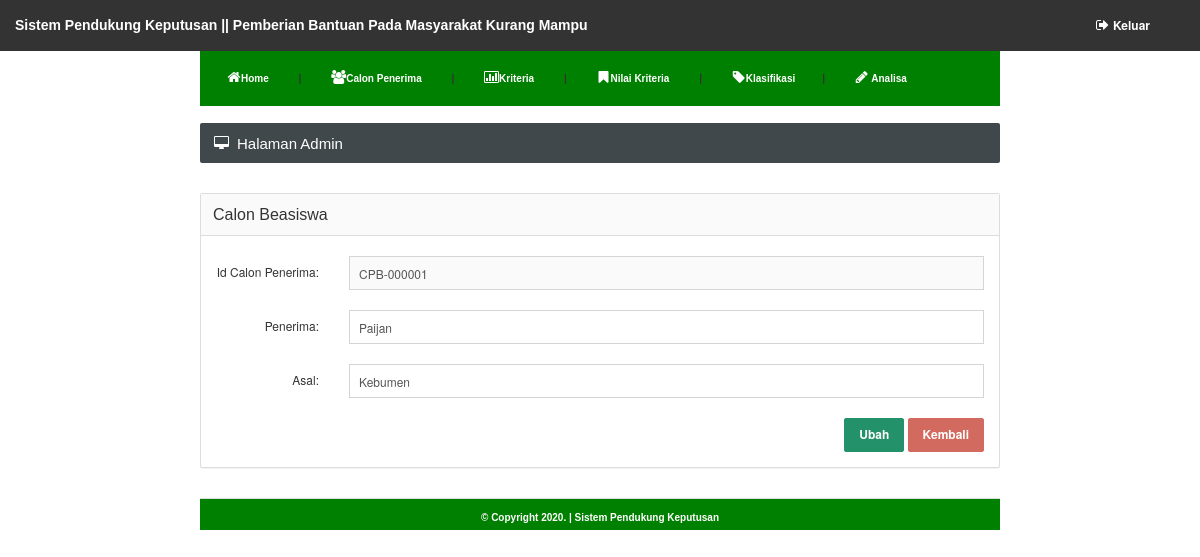
The page /admin/calon_penerima_edit.php?id_penerima=CPB-000001 (signed in) on the database its author committed.
### tables this page shows
CREATE TABLE `penerima` (
  `id_penerima` varchar(10) NOT NULL,
  `nama_penerima` varchar(100) DEFAULT NULL,
  `asal` text
);

### admin/calon_penerima_edit.php (the view, shortened to what this page needs)
<?php
include "head.php";
?>
			<?php include "menu.php"; ?>
			</div>
		<br />
		<div id="content">
			<div class="page-title">
				<h5><i class="fa fa-desktop"></i> Halaman Admin</h5>
			</div>
<?php
$id_penerima = $_GET['id_penerima'];
$query = mysqli_query($konek,"SELECT * FROM penerima WHERE id_penerima='$id_penerima'");
$dataku = mysqli_fetch_array($query);
?>
			<form class="form-horizontal" action="calon_penerima_edit.php" method="post" role="form">
				<div class="panel panel-default">
					<div class="panel-heading"><h6 class="panel-title">Calon Beasiswa</h6></div>
					<div class="panel-body">
						<div class="form-group">
							<label class="col-sm-2 control-label text-right">Id Calon Penerima:</label>
							<div class="col-sm-10">
								<input type="text" name="id_penerima" readonly="" value="<?php echo $dataku['id_penerima']; ?>" class="form-control" required>
							</div>
						</div>
						<div class="form-group">
							<label class="col-sm-2 control-label text-right">Penerima:</label>
							<div class="col-sm-10">
								<input type="text" name="nama_penerima" value="<?php echo $dataku['nama_penerima']; ?>" required class="form-control">
							</div>
						</div>
						<div class="form-group">
							<label class="col-sm-2 control-label text-right">Asal:</label>
							<div class="col-sm-10">
								<input type="text" name="asal" value="<?php echo $dataku['asal']; ?>" required class="form-control">
							</div>
						</div>
					<div class="form-action text-right">
						<input type="submit" name="ubah" value="Ubah" class="btn btn-success">
						<input type="button" name="kembali" value="Kembali" onClick="javascript:history.back()" class="btn btn-danger">
					</div>
				</div>
			</div>
			</form>
<?php include "footer.php"; ?>

### images/style.css (style rules this page uses)
body { margin-top: 0px; margin-left: 0px; margin-right: 0px; margin-bottom: 0px; }
#content { width: 800px; }

### css/brain-theme.css (style rules this page uses)
html { height: 100%; }
body { background: url(../images/interface/background.png) repeat; font-size: 12px; min-height: 100%; position: relative; padding-top: 36px; }
label { font-weight: 500; }
h5, .h5 { font-size: 16px; }
h6, .h6 { font-size: 14px; }
h5 .fa, .h5 .fa { margin: 0 8px 0 0; float: left; }
.btn { font-size: 12px; padding: 7px 14px 8px 14px; border-radius: 2px; font-weight: bold; }
.btn-success { background-color: #239169; border-color: #239169; }
.btn-danger { background-color: #D36A5F; border-color: #D36A5F; }
.panel { margin-bottom: 30px; border-radius: 2px; }
.panel-heading { padding: 0; border-top-right-radius: 2px; border-top-left-radius: 2px; position: relative; }
.panel-heading:after { content: ""; display: table; clear: both; }
.panel-title { padding: 12px 12px 11px 12px; float: left; display: block; }
.panel-body { position: relative; }
.panel-default > .panel-heading { background: #fafafa; }
.form-group { margin-bottom: 20px; }
.panel .form-group:first-child, .well .form-group:first-child { margin-top: 5px; }
.form-control { padding: 8px 9px 7px 9px; font-size: 12px; border-color: #d5d5d5; box-shadow: none; border-radius: 0; }
input[type=text], input[type=password], textarea { -webkit-appearance: none; }
.form-control[disabled], .form-control[readonly], fieldset[disabled] .form-control { background-color: #FAFAFA; }
.form-horizontal .control-label, .form-horizontal .radio, .form-horizontal .checkbox, .form-horizontal .radio-inline, .form-horizontal .checkbox-inline { margin-bottom: 5px; }
@media (min-width: 768px) { .form-horizontal .control-label { text-align: left; } }
@media (min-width: 768px) { .form-horizontal .control-label.text-right { text-align: right; } }

### css/styles.css (style rules this page uses)
@media (min-width: 768px) { a, .btn, .caret, .close, .sidebar, .select2-choice abbr, .select2-highlighted, .ui-slider-range, .ui-datepicker-trigger, .ui-timepicker-list li, .checker span:after, .checker span, .navbar-toggle, .thumb-options, .select2-arrow b, .thumb-zoom img, .fc-button, .page-content { -webkit-transition: all 0.15s ease-in-out; -moz-transition: all 0.15s ease-in-out; -o-transition: all 0.15s ease-in-out; transition: all 0.15s ease-in-out; } }
.fa { position: relative; font-size: 14px; min-width: 14px; text-align: center; }
h1, h2, h3, h4, h5, h6, .navigation > li > a, .stats li span { font-family: 'Cuprum', sans-serif; font-weight: normal; }
.page-title { color: #fff; background-color: #40484C; -moz-box-shadow: 0 1px 0 #fff; -webkit-box-shadow: 0 1px 0 #FFF; box-shadow: 0 1px 0 #FFF; border-radius: 2px; margin-bottom: 30px; }
.page-title:after { content: ""; display: table; clear: both; }
.page-title h5 { margin: 0; float: left; display: block; font-size: 15px; padding: 13px 14px 12px 14px; line-height: 1; }

### rows shown on the page
penerima: id_penerima "CPB-000001", nama_penerima "Paijan", asal "Kebumen"
